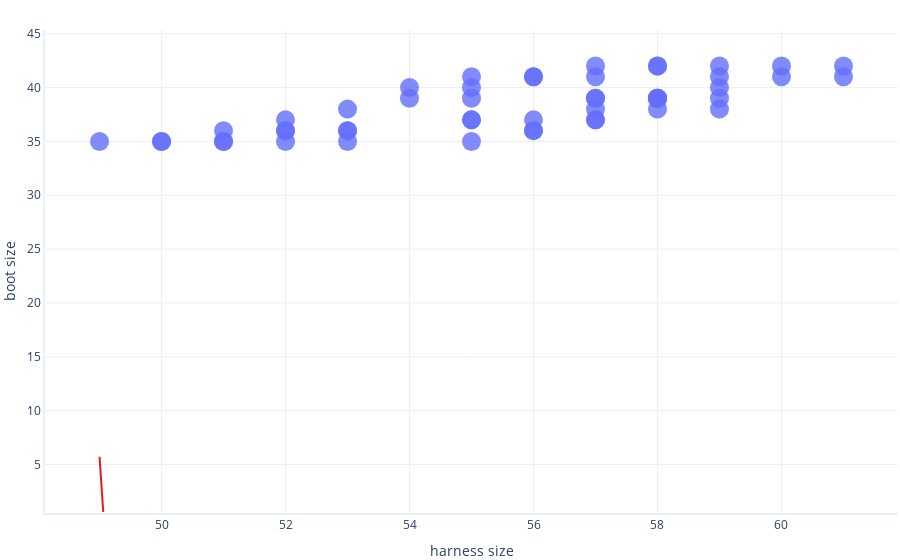

Notebook code for this chart:
### Code cell
#Using a graphing module where df has the information
#The x axis will use harness_size while the y axis will use
#boot size

graphing.scatter_2D(df, label_x="harness_size",
                        label_y="boot_size",
                        trendline=lambda x: fitted_model.params
                   )

### Figure 1 — Plotly figure (JSON) as saved in the notebook; plotly's stock layout.template omitted (floating-point values rounded to 4 significant figures)
{"data": [{"hovertemplate": "harness size=%{x}<br>boot size=%{y}<extra></extra>", "legendgroup": "", "marker": {"color": "#636efa", "size": 19, "symbol": "circle"}, "mode": "markers", "name": "", "orientation": "v", "showlegend": false, "type": "scatter", "x": [58, 58, 52, 58, 57, 52, 55, 53, 49, 54, 59, 56, 53, 58, 57, 58, 56, 51, 50, 59, 59, 59, 55, 50, 55, 52, 53, 54, 61, 56, 55, 60, 57, 56, 61, 58, 53, 57, 57, 55, 60, 51, 52, 56, 55, 57, 58, 57, 51, 59], "xaxis": "x", "y": [39, 38, 37, 39, 38, 35, 37, 36, 35, 40, 40, 36, 38, 39, 42, 42, 36, 36, 35, 41, 42, 38, 37, 35, 40, 36, 35, 39, 41, 37, 35, 41, 39, 41, 42, 42, 36, 37, 37, 39, 42, 35, 36, 41, 41, 41, 39, 39, 35, 39], "yaxis": "y"}], "layout": {"legend": {"tracegroupgap": 0}, "shapes": [{"line": {"color": "rgb(228,26,28)"}, "path": "M49.0 5.719109812682557 L 49.06030150753769 0.5859254167382708", "type": "path"}], "xaxis": {"anchor": "y", "domain": [0, 1], "title": {"text": "harness size"}}, "yaxis": {"anchor": "x", "domain": [0, 1], "title": {"text": "boot size"}}}}
